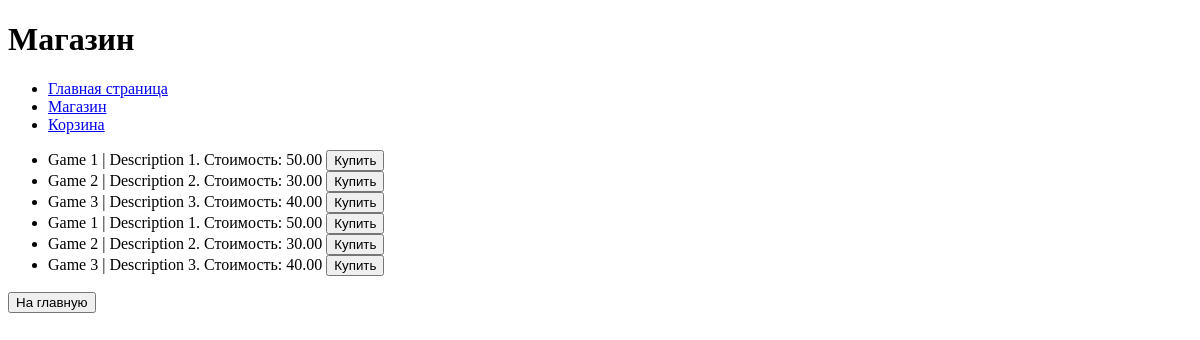
The app's page /task6/shop/, older data.
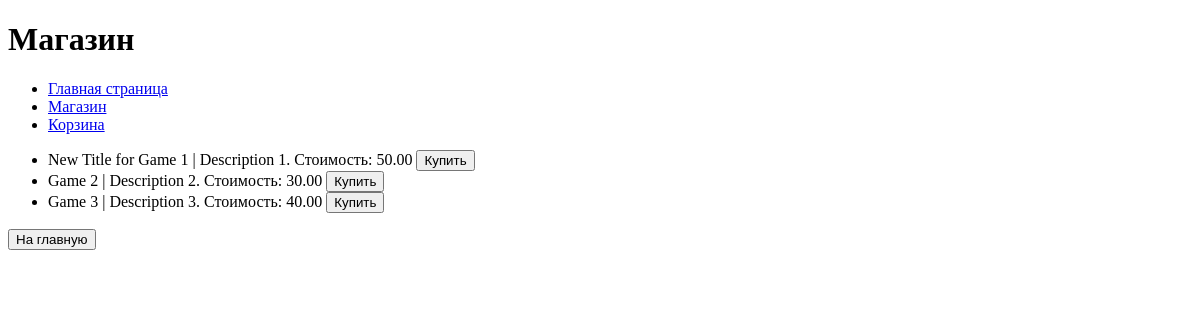
The same page, newer data.
### task6/models.py (models this page shows, shortened)
class Game(models.Model):
    title = models.CharField(max_length=100)
    cost = models.DecimalField(max_digits=10, decimal_places=2)
    size = models.DecimalField(max_digits=10, decimal_places=2)
    description = models.TextField()
    age_limited = models.BooleanField(default=False)
    buyer = models.ManyToManyField(Buyer, related_name='games')

### task6/views.py (the view)
# urls.py: path('shop/', shop_view, name='shop'),
def shop_view(request):
    games = Game.objects.all()
    return render(request, 'task6/shop.html', {'games': games})

### templates/task6/shop.html (shortened to what this page needs)
{% extends 'task6/menu.html' %}
{% block pagename %}Магазин{% endblock %}
{% block content %}
    <ul>
        {% for game in games %}
            <li>{{ game.title }} | {{ game.description }}. Стоимость: {{ game.cost }} <button>Купить</button></li>
        {% endfor %}
    </ul>
    <a href="{% url 'home' %}"><button>На главную</button></a>
{% endblock %}

Row changes from the older to the newer data that the page shows:
removed Game: title "Game 1", description "Description 1", cost "50.00"
removed Game: title "Game 1", description "Description 1", cost "50.00"
removed Game: title "Game 2", description "Description 2", cost "30.00"
removed Game: title "Game 3", description "Description 3", cost "40.00"
added Game: title "New Title for Game 1", description "Description 1", cost "50.00"
